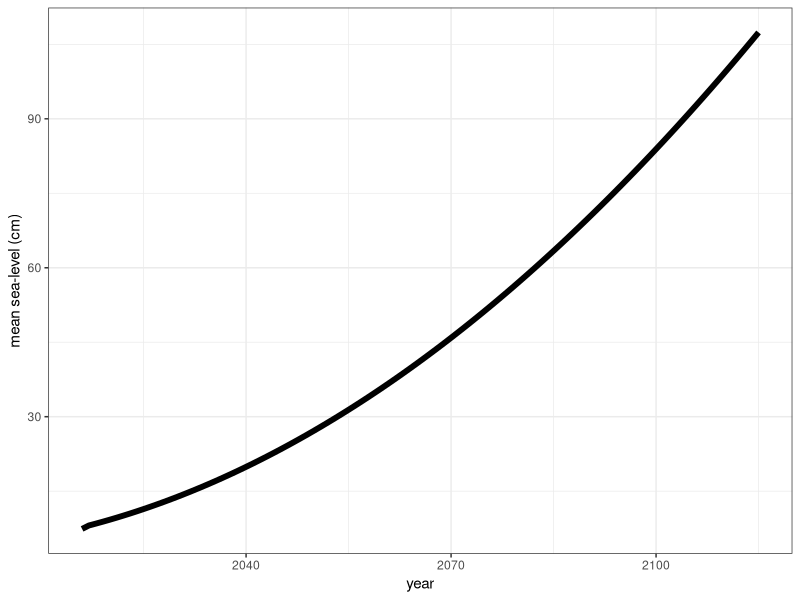
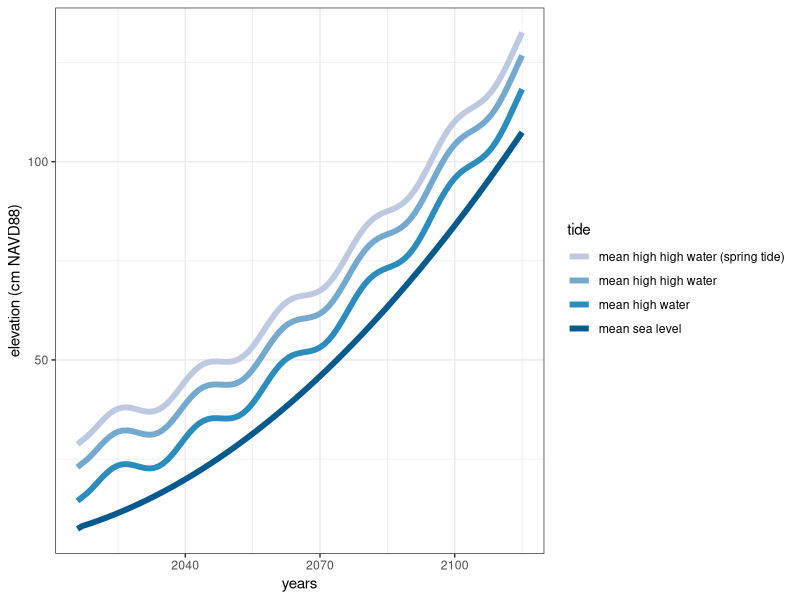
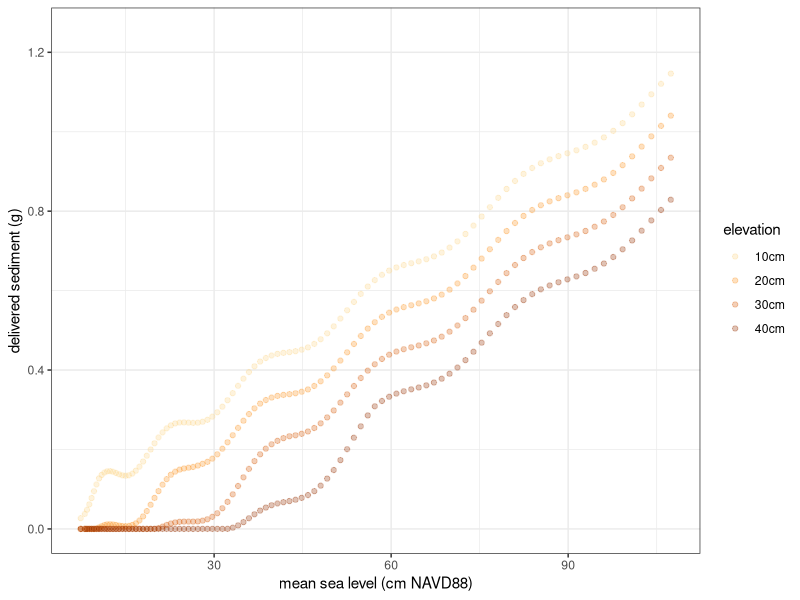
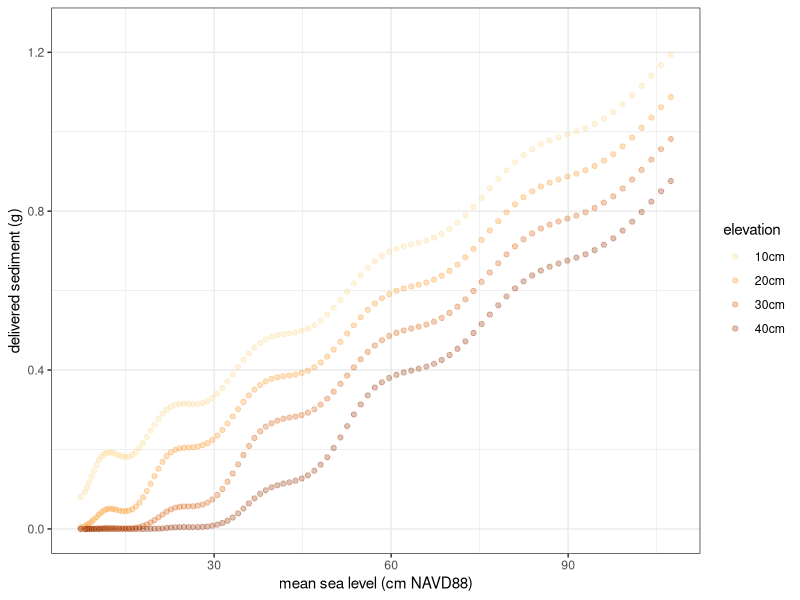
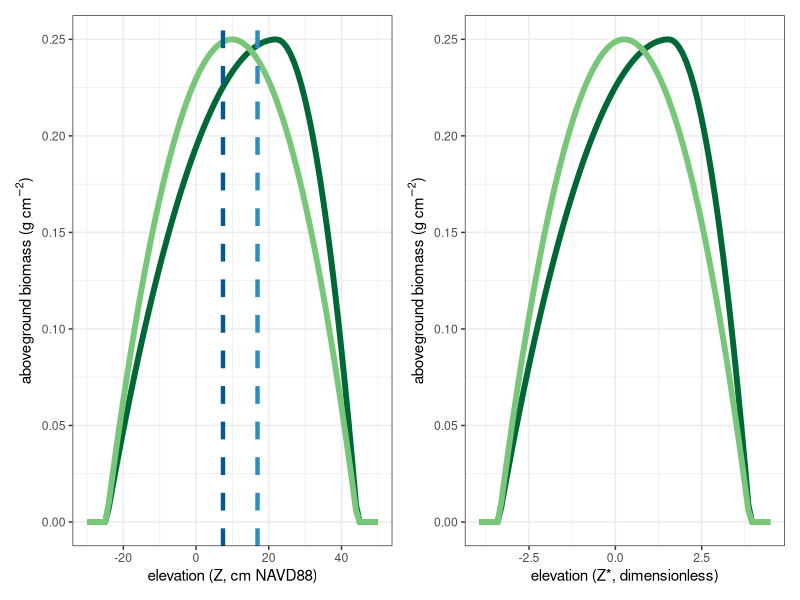
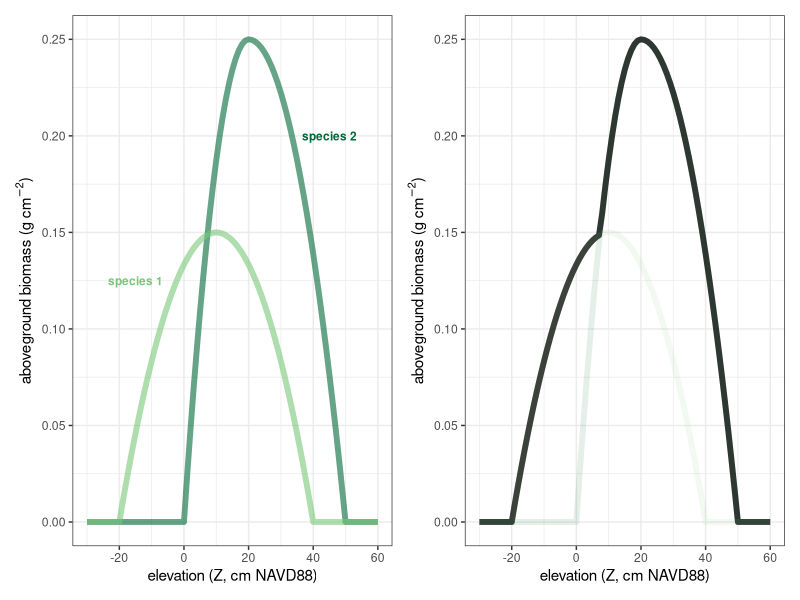

Write R code to recreate these figures, in order.
## ---- chunk 1
knitr::opts_chunk$set(echo = TRUE)
library(tidyverse); library(patchwork)
theme_set(theme_bw())
## ---- chunk 2
# Helpful links
# https://ulyngs.github.io/oxforddown/cites-and-refs.html
#
## ---- chunk 3
buildScenarioCurve <- function(startYear, endYear, meanSeaLevel, 
                               relSeaLevelRiseInit, relSeaLevelRiseTotal, 
                               suspendedSediment) {
  
  # Create a sequence of the years of the simulation
  years <- startYear:endYear
  # Calculate the total number of years of the simulation
  nYearsOfSim <- length(years) 
  
  # Create an empty dataframe to hold values of mean sea-level and suspended
  # sediment concentration
  scenario <- data.frame(index = 1:nYearsOfSim, years = years,
                         meanSeaLevel = rep(NA, nYearsOfSim),
                         suspendedSediment = rep(NA, nYearsOfSim))
  
  ## Build the mean sea level scenario
  # If the input only specifies an initial mean sea level at time = 0 ... 
  if (length(meanSeaLevel) == 1) {
    # ... create a sea-level rise scenario based on total sea-level rise and
    # initial relative sea-level rise rate 
    scenario$meanSeaLevel[1] <- meanSeaLevel
    B <- (relSeaLevelRiseTotal/nYearsOfSim-relSeaLevelRiseInit)/(nYearsOfSim-1)
    A <- relSeaLevelRiseInit - B
    # Calculate the mean sea-level for each year of the simulation given A and B
    scenario$meanSeaLevel[2:nYearsOfSim] <- scenario$meanSeaLevel[1] +
      A*scenario$index[2:nYearsOfSim] + B*scenario$index[2:nYearsOfSim]^2
    # If the user enters in a vector of meanSeaLevel that is equal to the number
    # of years in the simulation.
  } else if (length(meanSeaLevel) == length(years)) {
    scenario$meanSeaLevel <- meanSeaLevel
  } else {
    stop("RSLR input is incorrect. Either enter a value at for 
         the beginning and ending of the scenario, or a vector
         of RSLR one for each year of the scenario.")
  }
  
  # Add suspended sediment concentration as either a single value...
  if (length(suspendedSediment) == 1) {
    # If suspendedSediment is a single value.
    scenario$suspendedSediment <- rep(suspendedSediment, nYearsOfSim)
    # ... or as a vector
  } else if (length(suspendedSediment) == nYearsOfSim) {
    # If suspendedSediment is a vector in equal length to the number of years of
    # the simulation.
    scenario$suspendedSediment <- suspendedSediment
  } else {
    stop("SSC input is incorrect. Either enter a single average value,
         or a vector equal in length to the number of years in the scenario.")
  }
  return(scenario)
}

## ---- chunk 4
## Example mean sea-level scenario
scenarioCurve <- buildScenarioCurve(startYear = 2016, endYear = 2115, 
                                    meanSeaLevel = 7.4,
                                    relSeaLevelRiseInit = 0.34, 
                                    relSeaLevelRiseTotal = 100,
                                    suspendedSediment = 3e-05)

# Plot tidal scenario
scenarioCurve %>% 
  ggplot(aes(x = years, y = meanSeaLevel)) + 
  geom_line(size = 2) +
  ylab("mean sea-level (cm)") + xlab("year")
## ---- chunk 5
predictLunarNodalCycle <- function(year, floodElv, meanSeaLevelDatum,
                                   meanSeaLevel, lunarNodalAmp) {
  # Build meanHighWater lines based on meanSeaLevel, long-term tidal range and lunar nodal amplitude
  meanHighWater <- meanSeaLevel + (floodElv-meanSeaLevelDatum) + (lunarNodalAmp * (sin(2*pi*(year-1983)/18.61)))
  return(meanHighWater)
}

buildHighTideScenario<-function(scenarioCurve, 
                                meanSeaLevelDatum=scenarioCurve$meanSeaLevel[1], 
                                meanHighWaterDatum, meanHighHighWaterDatum, 
                                meanHighHighWaterSpringDatum, lunarNodalAmp) {
  
  # In scenarioCurve object create a meanHighWater and add it to the scenario
  scenarioCurve$meanHighWater<-
    predictLunarNodalCycle(year =scenarioCurve$years,
                           meanSeaLevel= scenarioCurve$meanSeaLevel, 
                           meanSeaLevelDatum = meanSeaLevelDatum,
                           floodElv=meanHighWaterDatum, 
                           lunarNodalAmp=lunarNodalAmp)
  
  # If meanHighHighWater and meanHighHighWaterSpring are arguments add them to
  # the scenario table too
  if (!missing(meanHighHighWaterDatum)& !missing(meanHighHighWaterSpringDatum)){
    scenarioCurve$meanHighHighWater <- 
      predictLunarNodalCycle(year = scenarioCurve$years,
                             meanSeaLevel=scenarioCurve$meanSeaLevel,
                             meanSeaLevelDatum = meanSeaLevelDatum,
                             floodElv=meanHighHighWaterDatum,
                             lunarNodalAmp=lunarNodalAmp)
    
    scenarioCurve$meanHighHighWaterSpring <- 
      predictLunarNodalCycle(year = scenarioCurve$years,
      meanSeaLevel= scenarioCurve$meanSeaLevel,
      meanSeaLevelDatum = meanSeaLevelDatum,
      floodElv=meanHighHighWaterSpringDatum, 
      lunarNodalAmp=lunarNodalAmp)
  }
  return(scenarioCurve)
}
## ---- chunk 6
scenarioCurve <- buildHighTideScenario(scenarioCurve, meanSeaLevelDatum = 7.4,
                                       meanHighWaterDatum = 16.9, 
                                       meanHighHighWaterDatum = 25.4,
                                       meanHighHighWaterSpringDatum = 31.2,
                                       lunarNodalAmp = 2.5)

scenarioCurve %>% 
  select(years,
         `mean sea level` = meanSeaLevel,
         `mean high water` = meanHighWater,
         `mean high high water` = meanHighHighWater,
         `mean high high water (spring tide)` = meanHighHighWaterSpring) %>% 
  gather(key = tide, value = level,
         `mean sea level`:`mean high high water (spring tide)`) %>%
  mutate(tide = factor(tide, levels = c("mean high high water (spring tide)",
                                        "mean high high water",
                                        "mean high water",
                                        "mean sea level"))) %>% 
  ggplot(aes(x = years, y = level, group = tide, color = tide)) +
  geom_line(size = 2) +
  ylab("elevation (cm NAVD88)") +
  scale_color_manual(values = c("#bdc9e1", "#74a9cf", "#2b8cbe", "#045a8d"))
## ---- chunk 7

# Then create a function to calculate flood time from datum if flood time is
# calculated linearly
floodTimeLinear <- function(z, datumHigh, datumLow, tidalCycleLength = 1) {
  floodFract <- ifelse(z >= datumHigh, 0, 
                       ifelse(z <= datumLow, 1, 
                              (datumHigh-z)/(datumHigh-datumLow)))
  floodTime <- floodFract * tidalCycleLength
  return(floodTime)
}

# Second function if flood time is calculated trigonometrically
floodTimeTrig <- function(z, datumHigh, datumLow, tidalCycleLength = 1) {
  
  # If elevation is above the tidal range indation time is 0
  datumHigh <- ifelse(z>=datumHigh, z, datumHigh)
  
  # If elevation is below inundation time is a full tidal cycle
  datumLow <- ifelse(z<=datumLow, z, datumLow)
  
  # Rising time over cell = 6.21 (A/pi - 1) where A = 2* pi - cos-1 [2 (height
  # of cell – meanLowWater) / (meanHighWater – meanLowWater) - 1] radians
  A1 <- 2 * pi - acos(2 * (z-datumLow) / (datumHigh-datumLow) - 1)
  risingTime <- tidalCycleLength/2 * (A1/pi - 1)
  
  # Falling time over cell = 6.21 (A/pi - 1) where A = 2* - cos-1 [2 (height of
  # cell – meanHighWater) / (meanLowWater – meanHighWater) - 1] radians
  A2 <- 2 * pi - acos(2 * (z-datumHigh) / (datumLow-datumHigh) - 1)
  fallingTime <- tidalCycleLength/2 * (A2/pi - 1)
  
  # If between inundation time = abs (time rising - 6.21) + time falling
  inundationTime <- abs(risingTime - tidalCycleLength/2) + fallingTime
  
  return(inundationTime)
}


deliverSediment <- function(z, suspendedSediment, nFloods = 705.79,
                            meanSeaLevel, meanHighWater, meanHighHighWater=NA, meanHighHighWaterSpring=NA,
                            meanLowWater=meanSeaLevel-meanHighWater, 
                            meanLowLowWater=meanSeaLevel-meanHighHighWater, 
                            meanLowLowWaterSpring=meanSeaLevel-meanHighHighWaterSpring,
                            captureRate,
                            floodTime.fn = floodTimeLinear) {


  # If all three tidal datums are present
  if (all(! is.na(c(meanHighWater, meanHighHighWater, meanHighHighWaterSpring)))) {
    # Create a data frame operation so we can use tidy functions to speed this up
    tidalCycles <- data.frame(datumHigh = c(meanHighWater, meanHighHighWater, meanHighHighWaterSpring), 
                              datumLow = c(meanLowWater, meanLowLowWater, meanLowLowWaterSpring),
                              nTides = c(0.5, 0.46497542, 0.03502458)) 
  } else if (all(! is.na(c(meanHighWater, meanHighHighWater)))) {
    # If only MHW and MHHW are present
    tidalCycles <- data.frame(datumHigh = c(meanHighWater, meanHighHighWater), 
                              datumLow = c(meanLowWater, meanLowLowWater),
                              nTides = c(0.5, 0.5)) 
  } else {
    # If only MHW is present
    tidalCycles <- data.frame(datumHigh = c(meanHighWater), 
                              datumLow = c(meanLowWater),
                              nTides = c(1)) 
  }
  
  # Convert fraction of tides to counts of tides based on input
  tidalCycles$nTides <- tidalCycles$nTides * nFloods
  
  tidalCycles <- tidalCycles %>%
    # Set tidal propoerties to 0 if surface is above tidal range in each case
    dplyr::mutate(nTides = ifelse(z>datumHigh, 0, nTides), # number of tides
                  tidalHeight = ifelse(z>datumHigh, 0, (datumHigh-z)*0.5), # Tidal height relative to surface
                  floodTime = floodTime.fn(z=z, # Call flood time function.
                              datumHigh=datumHigh, 
                              datumLow=datumLow),
                  # Calculate fraction of sediment captured
                  fractionCaptured = ifelse(floodTime < 1/captureRate, # if the sediment column IS NOT able to clear
                                             # available suspendedSediment is total possible caputre 
                                             captureRate*floodTime, 
                                             # if the sediment column IS able to clear
                                             1),
                  availableSediment = suspendedSediment * nTides * tidalHeight, # Calculate available sediment as a cumulative block of water
                  deliveredSediment = availableSediment * fractionCaptured) # Calculated delivered sediment
  
  # Sum delivered sediment accross tidal cycles
  totalDeliveredSediment <- sum(tidalCycles$deliveredSediment) 
  
  return(totalDeliveredSediment)
}
## ---- chunk 8
test_elevations <- c(10,20,30,40)

sediment_example <- matrix(NA, nrow = nrow(scenarioCurve), 
                            ncol = length(test_elevations))

for (i in 1:length(test_elevations)){
  for (j in 1:nrow(scenarioCurve)){
  sediment_example[j,i] <- 
  deliverSediment(z = test_elevations[i],
                  suspendedSediment = scenarioCurve$suspendedSediment[j],
                  meanSeaLevel = scenarioCurve$meanSeaLevel[j],
                  meanHighWater = scenarioCurve$meanHighWater[j],
                  meanHighHighWater = NA,
                  meanHighHighWaterSpring = NA,
                  captureRate = 2.8,
                  floodTime.fn = floodTimeLinear)
  }
}


sediment_example_tibble <- tibble(elevation = rep(paste(test_elevations, "cm", sep = ""),
                                                   each = nrow(sediment_example)),
                                   meanSeaLevel = rep(scenarioCurve$meanSeaLevel, 4),
                                   deliveredSediment = c(sediment_example[,1],
                                                         sediment_example[,2],
                                                         sediment_example[,3],
                                                         sediment_example[,4]))

sediment_example_tibble %>% 
  ggplot(aes(x = meanSeaLevel, y = deliveredSediment, color = elevation)) +
  geom_point(alpha = 0.3) +
  ylab("delivered sediment (g)") +
  xlab("mean sea level (cm NAVD88)") +
  ylim(0,1.25) +
  scale_color_manual(values = c("#fed98e", "#fe9929", "#d95f0e", "#993404"))
## ---- chunk 9
test_elevations <- c(10,20,30,40)

sediment_example2 <- matrix(NA, nrow = nrow(scenarioCurve), 
                            ncol = length(test_elevations))

for (i in 1:length(test_elevations)){
  for (j in 1:nrow(scenarioCurve)){
  sediment_example2[j,i] <- 
  deliverSediment(z = test_elevations[i],
                  suspendedSediment = scenarioCurve$suspendedSediment[j],
                  meanSeaLevel = scenarioCurve$meanSeaLevel[j],
                  meanHighWater = scenarioCurve$meanHighWater[j],
                  meanHighHighWater = scenarioCurve$meanHighHighWater[j],
                  meanHighHighWaterSpring = scenarioCurve$meanHighHighWaterSpring[j],
                  captureRate = 2.8,
                  floodTime.fn = floodTimeLinear)
  }
}

sediment_example2_tibble <- tibble(elevation = rep(paste(test_elevations, "cm", sep = ""),
                                                   each = nrow(sediment_example2)),
                                   meanSeaLevel = rep(scenarioCurve$meanSeaLevel, 4),
                                   deliveredSediment = c(sediment_example2[,1],
                                                         sediment_example2[,2],
                                                         sediment_example2[,3],
                                                         sediment_example2[,4]))

sediment_example2_tibble %>% 
  ggplot(aes(x = meanSeaLevel, y = deliveredSediment, color = elevation)) +
  geom_point(alpha = 0.3) +
  ylab("delivered sediment (g)") +
  xlab("mean sea level (cm NAVD88)") +
  ylim(0,1.25) +
  scale_color_manual(values = c("#fed98e", "#fe9929", "#d95f0e", "#993404"))
## ---- chunk 10
convertZToZstar <- function(z, meanHighWater, meanSeaLevel) { 
  (z-meanSeaLevel)/(meanHighWater-meanSeaLevel) 
}

predictBiomass <- function(z=0, bMax=2500, zVegMax=3, zVegMin=-1, zVegPeak=NA) {

  # Stop the function if there are invalid parameters
  if ( (bMax < 0) | # negative peak biomss
       # or elevations that don't make sense
       (zVegMax <= max(zVegMin, zVegPeak, na.rm=T)) |
       ((zVegMin >= min(zVegMax, zVegPeak, na.rm=T)))
       ) {
    stop("invalid biomass parameters")
  }
  
  # If there is no peak elevation for vegetation parabola is symmetric.
  if (is.na(zVegPeak)) { 
    
    # Elevation of the veg. peak is halfway between the min and max limits
    zVegPeak<-(zVegMax+zVegMin)/2
  
    # From bmax, min, and max elevation limits, solve for parameters of a parabola.
    a <- -((-zVegMin * bMax - zVegMax * bMax) /
             ((zVegMin - zVegPeak) * (-zVegMax + zVegPeak)))
    b <- -(bMax / ((zVegMin - zVegPeak) * (-zVegMax + zVegPeak)))
    c <- (zVegMin * zVegMax * bMax) /
      ((zVegMin - zVegPeak) * (zVegMax - zVegPeak))
    
    # Apply parabolic function to elevation to calulate above ground biomass.
    agb <- a*z + b*z^2 + c
  
  # If elevation of peak biomass is specified the curve can be more flexible ...
  } else {
    # ... but we need to split it into two curves.
    
    # For the curve applied on the 'upper end' create a new minimum elevation
    # mirroring  upper elevation limit accross the peak biomass elevation.
    zVegMin_up <- zVegPeak-((zVegMax-zVegPeak)) 
    
    # For the curve applied at the 'lower end', same. Create new maximum
    # elevation tolerance mirroring, lower elevation limit accros the peak
    # biomass elevation.
    zVegMax_low <-zVegPeak+((zVegPeak-zVegMin))
    
    # Solve for the parameters of the upper curve.
    a_up <- -((-zVegMin_up * bMax - zVegMax * bMax) / 
                ((zVegMin_up - zVegPeak) * (-zVegMax + zVegPeak)))
    b_up <- -(bMax / ((zVegMin_up - zVegPeak) * (-zVegMax + zVegPeak)))
    c_up <- (zVegMin_up * zVegMax * bMax) / 
      ((zVegMin_up - zVegPeak) * (zVegMax - zVegPeak))
    
    # Solve for the parametrs of the lower curve.
    a_low <- -((-zVegMin * bMax - zVegMax_low * bMax) / 
                 ((zVegMin - zVegPeak) * (-zVegMax_low + zVegPeak)))
    b_low <- -(bMax / ((zVegMin - zVegPeak) * (-zVegMax_low + zVegPeak)))
    c_low <- (zVegMin * zVegMax_low * bMax) / 
      ((zVegMin - zVegPeak) * (zVegMax_low - zVegPeak))
    
    # If elevation is above the specified peak biomass elevation, apply the
    # upper curve, if it's under apply the lower curve
    agb <- ifelse(z>zVegPeak, a_up*z + b_up*z^2 +
                    c_up, a_low*z + b_low*z^2 + c_low)
    
  }
  
  # Recast any negative values as 0, since biomass can't be negative.
  agb <- ifelse(agb>0,agb,0) 
  return(agb) # Return biomass as a function of elevation.
  
}
## ---- chunk 11
zVegMin <- -24.7
zVegMax <- 44.4
zVegPeak <- 22.1

zVegMin_Zstar <- convertZToZstar(zVegMin, meanHighWater = 16.9, meanSeaLevel = 7.4)
zVegMax_Zstar <- convertZToZstar(zVegMax, meanHighWater = 16.9, meanSeaLevel = 7.4)
zVegPeak_Zstar <- convertZToZstar(zVegPeak, meanHighWater = 16.9, meanSeaLevel = 7.4)

surfaceElev_Zstar <- convertZToZstar(z = 20, meanHighWater = 16.9, meanSeaLevel = 7.4)

Zstars_pred <- apply(matrix(-30:50), MARGIN = 2,FUN = convertZToZstar, meanHighWater = 16.9, meanSeaLevel = 7.4)

# Predict with asymmetrical parabola
biomass_asym <- predictBiomass(z = Zstars_pred, bMax = 0.25,
               zVegMin = zVegMin_Zstar,
               zVegMax = zVegMax_Zstar,
               zVegPeak = zVegPeak_Zstar)

# Predict with symmetrical parabola
biomass_sym <- predictBiomass(z = Zstars_pred, bMax = 0.25,
               zVegMin = zVegMin_Zstar,
               zVegMax = zVegMax_Zstar,
               zVegPeak = NA)

# Create tibble and make a plot
biomass_pred_plot <- tibble(z_pred = -30:50,
                            zstar_pred = Zstars_pred,
                            biomass_asym = biomass_asym,
                            biomass_sym = biomass_sym)


a <- biomass_pred_plot %>% 
  gather(key = sym, value = biomass, biomass_asym:biomass_sym) %>% 
  ggplot(aes(x = z_pred, y = biomass, group = sym, color = sym)) +
  geom_line(size = 2) +
   xlab("elevation (Z, cm NAVD88)") +
  ylab(expression(paste("aboveground biomass (g ", cm^-2, ")"))) +
  theme(legend.position = "none") +
  geom_vline(aes(xintercept = 16.9), linetype = "dashed", color = "#2b8cbe", size = 1.5)+
  geom_vline(aes(xintercept = 7.4), linetype = "dashed", color = "#045a8d", size = 1.5) +
  scale_color_manual(values = c("#006837", "#78c679"))

b <- biomass_pred_plot %>% 
  gather(key = sym, value = biomass, biomass_asym:biomass_sym) %>% 
  ggplot(aes(x = zstar_pred, y = biomass, group = sym, color = sym)) +
  geom_line(size = 2) +
  xlab("elevation (Z*, dimensionless)") +
  ylab(expression(paste("aboveground biomass (g ", cm^-2, ")"))) +
  theme(legend.position = "none")+
  scale_color_manual(values = c("#006837", "#78c679"))

a+b

## ---- chunk 12
runMultiSpeciesBiomass <- function(z, bMax, zVegMax, zVegMin, zVegPeak=NA,
                                   rootToShoot, rootTurnover, abovegroundTurnover=NA, rootDepthMax, 
                                   speciesCode=NA, competition.fn=NA) {
   # If a custom competition function is not specified ...
   if (is.na(competition.fn)) {
     # Generic competition function filters the inputed bio_table maximum aboveground biomass
     competition.fn <- function(bio_table) {
       return(dplyr::filter(bio_table, aboveground_biomass == max(bio_table$aboveground_biomass)))
     }
   }
    
   # make a list of all the biological inputs
   bio_inputs <- list(bMax, zVegMax, zVegMin, zVegPeak, rootToShoot, 
                     rootTurnover, abovegroundTurnover, rootDepthMax, speciesCode)
   
   # Get the length of each input
   input_lengths <- sapply(bio_inputs, length)
   
   # All the lengths either need to be 1 or equal to the number of species that are inputted
   if (all(input_lengths == 1 | input_lengths==max(input_lengths))) {
     # If species codes are not specified ... 
     if (all(is.na(speciesCode)) | length(speciesCode)==max(input_lengths)) {
       if (any(is.na(speciesCode))) {
         # ... then assign them 1,2,3,etc.
         speciesCode <- as.character(1:max(input_lengths))
       }
       # Create a table with all the biological inputs
       bio_table <- data.frame(speciesCode=speciesCode, 
                               stringsAsFactors = F) %>%
         # Using mutate will add vectors for all mutliple values and repeat single values
         # so all the columns will be the same length.
         dplyr::mutate(bMax = bMax,
                       zVegMax=zVegMax,
                       zVegPeak=zVegPeak,
                       zVegMin=zVegMin,
                       rootToShoot=rootToShoot, 
                       rootTurnover=rootTurnover,
                       abovegroundTurnover=abovegroundTurnover,
                       rootDepthMax=rootDepthMax)
     } else {
       stop("Species codes either need to be blank, or have the same number as biomass inputs.")
     }
   } else {
     stop("The number of biomass inputs either need to be the same length for multiple species or singular.")
   }
   
   # Run the parabolic biomass function on the table
   bio_table$aboveground_biomass <- mapply(predictBiomass, z=z, 
                                          bMax=bio_table$bMax,
                                          zVegMax = bio_table$zVegMax, 
                                          zVegMin = bio_table$zVegMin, 
                                          zVegPeak = bio_table$zVegPeak)
   
   bio_table$belowground_biomass <- bio_table$aboveground_biomass * bio_table$rootToShoot
   
   # If all aboveground biomass values are 0 ...
   if (all(bio_table$aboveground_biomass == 0)) {
     # ... then make all bio params 0 and changes species name to unvegetated.
     bio_table[,6:9] <- 0
     bio_table[,1] <- "unvegetated"
     bio_table <- bio_table[1,]
     bio_table
   }
   
   # If the returned dataframe is more than one row long ...
   if (nrow(bio_table)>1) {
     
     # ... then run the competition function.
     bio_table <- competition.fn(bio_table)
  
     }
     
   # If more than one agb have exactly the same value ... 
   if (nrow(bio_table)>1) {
     # ... then simplify the table to being one row.
     bio_table <- bio_table %>% 
       dplyr::group_by() %>% 
       # Group the species name into a single string ...
       dplyr::summarise(speciesCode = paste(bio_table$speciesCode, collapse="; "), 
                        # ... and average all the parameters.
                        rootToShoot=mean(rootToShoot), 
                        rootTurnover=mean(rootTurnover),
                        rootDepthMax=mean(rootDepthMax),
                        aboveground_biomass=first(aboveground_biomass)) %>% 
       dplyr::ungroup()
   }
   
   bio_table <- bio_table[, ! names(bio_table) %in% c("bMax","zVegMax","zVegPeak","zVegMin")]

   # Return the data frame.
   return(bio_table)
}
## ---- chunk 13
pred_elev <- -30:60
out <- NULL
out_species1 <- NULL
out_species2 <- NULL

bio_table <- tibble(bMax = c(0.25, 0.15),
                    zVegMax = c(50,40),
                    zVegMin = c(0,-20),
                    zVegPeak = c(20,10),
                    rootToShoot = c(2,3),
                    rootTurnover = c(0.5,0.5),
                    abovegroundTurnover = c(NA, NA),
                    rootDepthMax = c(30,30),
                    speciesCode = c("species1", "species2"))

for (i in 1:length(pred_elev)){
  out[i] <- runMultiSpeciesBiomass(pred_elev[i],
                                   bMax = bio_table$bMax,
                                   zVegMax = bio_table$zVegMax,
                                   zVegMin = bio_table$zVegMin,
                                   zVegPeak = bio_table$zVegPeak,
                                   rootToShoot = bio_table$rootToShoot,
                                   rootTurnover = bio_table$rootTurnover,
                                   abovegroundTurnover=bio_table$abovegroundTurnover,
                                   rootDepthMax = bio_table$rootDepthMax, 
                                   speciesCode=bio_table$speciesCode,
                                   competition.fn=NA)[6] 
  
  out_species1[i] <- runMultiSpeciesBiomass(pred_elev[i],
                                   bMax = bio_table$bMax[1],
                                   zVegMax = bio_table$zVegMax[1],
                                   zVegMin = bio_table$zVegMin[1],
                                   zVegPeak = bio_table$zVegPeak[1],
                                   rootToShoot = bio_table$rootToShoot[1],
                                   rootTurnover = bio_table$rootTurnover[1],
                                   abovegroundTurnover=bio_table$abovegroundTurnover[1],
                                   rootDepthMax = bio_table$rootDepthMax[1], 
                                   speciesCode=bio_table$speciesCode[1],
                                   competition.fn=NA)[6] 
  
  out_species2[i] <- runMultiSpeciesBiomass(pred_elev[i],
                                   bMax = bio_table$bMax[2],
                                   zVegMax = bio_table$zVegMax[2],
                                   zVegMin = bio_table$zVegMin[2],
                                   zVegPeak = bio_table$zVegPeak[2],
                                   rootToShoot = bio_table$rootToShoot[2],
                                   rootTurnover = bio_table$rootTurnover[2],
                                   abovegroundTurnover=bio_table$abovegroundTurnover[2],
                                   rootDepthMax = bio_table$rootDepthMax[2], 
                                   speciesCode=bio_table$speciesCode[2],
                                   competition.fn=NA)[6] 

}

tibble(species = rep(c("mix", "species1", "species2"), each = 91),
       agb = c(as.numeric(out),
               as.numeric(out_species1),
               as.numeric(out_species2)),
       elevation = rep(pred_elev, 3)) -> multispecies_toplot

a <- multispecies_toplot %>% 
  ggplot(aes(x = elevation, y = agb, group = species, color = species)) +
  geom_line(size = 2, aes(alpha = species)) +
  annotate("text", x = c(-15, 45), y=c(0.125,0.2), label = c("species 1", "species 2"),
           color = c("#78c679","#006837"),size = 3, fontface = 2) +
  scale_color_manual(values = c("black","#006837", "#78c679")) +
  scale_alpha_manual(values = c(0.0, 0.6, 0.6)) +
  theme(legend.position = "none") +
  xlab("elevation (Z, cm NAVD88)") +
  ylab(expression(paste("aboveground biomass (g ", cm^-2, ")")))
  
b <- multispecies_toplot %>% 
  ggplot(aes(x = elevation, y = agb, group = species, color = species)) +
  geom_line(size = 2, aes(alpha = species)) +
  scale_color_manual(values = c("black","#006837", "#78c679")) +
  scale_alpha_manual(values = c(0.8, 0.1, 0.1)) +
  theme(legend.position = "none") +
  xlab("elevation (Z, cm NAVD88)") +
  ylab(expression(paste("aboveground biomass (g ", cm^-2, ")")))

a+b

## ---- chunk 14
options(width = 60)
addCohort<-function(massPools,
                    rootTurnover, rootOmFrac, omDecayRate, #decay paraemters
                    packing, #packing densities
                    mineralInput = NA,
                    mineralInput.fn = sedimentInputs, 
                      massLiveRoots.fn = massLiveRoots,
                      calculateDepthOfNonRootVolume.fn=calculateDepthOfNonRootVolume,
                      timeStep=1, ...){
  
  #Sanity check the inputs
  if(!all(c('age', 'fast_OM', 'slow_OM', 'mineral', 'layer_top', 'layer_bottom',
            'root_mass') %in% 
          names(massPools))){
    stop('Badly named massPools')
  }
  
  if(!all(c('organic', 'mineral') %in% names(packing))){
    stop('Can not find expected packing densities.')
  }
  
  if(!all(c('fast', 'slow') %in% names(rootOmFrac))){
    stop('Can not find expected root fraction splits.')
  }
  
  if(!all(c('fast', 'slow') %in% names(omDecayRate))){
    stop('Can not find expected organic matter decay rates.')
  }
  
  #copy over to an answer data frame
  ans <- massPools
  
  ans$age <- ans$age + timeStep #age the cohorts
  
  # Convert decay rates to decay coefficients (k) in case in the future we want
  ## to model decay at sub-annual time steps
  ## C_t = C0 * exp(kt)
  k_fast<-log(1-omDecayRate$fast)
  k_slow<-log(1-omDecayRate$slow)

  # track respiration
  
  ## total respired belowground OM = ((cumulative fast OM from previous time
  ## steps + fast OM from this time step) * fraction lost to decay) +
  ## ((sumulative slow pool OM from previous time steps + slow pool from this
  ## time step) * fraction lost to decay)
  
  ## Fraction slow pool lost to decay will be 0 the way the inputs to this
  ## function are set but this formulation sets us up to integrate slow pool
  ## organic matter decay in a future iteration.
  ans$respired_OM <- ((ans$fast_OM +
    (ans$root_mass * rootOmFrac$fast * rootTurnover * timeStep)) * 
    (1-exp(k_fast*timeStep))) +
    ((ans$slow_OM + 
       ans$root_mass * rootOmFrac$slow * rootTurnover * timeStep) *
    (1-exp(k_slow*timeStep)))
  
  #add and decay the organic matter # New fast pool OM = (cumulative fast OM
  #from previous time steps + new fast OM) * fraction remaining after decay
  ans$fast_OM <- (ans$fast_OM +
                  (ans$root_mass * rootOmFrac$fast * rootTurnover * timeStep)) * 
    exp(k_fast*timeStep)
  
  #New slow pool OM = (cumulative slow OM from previous time steps + new slow
  #OM) * fraction remaining after decay # Fraction remaining after decay will be
  #1 unless we add flexibiltiy in inputs upstream of this function in a future
  #version
  ans$slow_OM <- (ans$slow_OM + 
             ans$root_mass * rootOmFrac$slow * rootTurnover * timeStep) *
    exp(k_slow*timeStep)
             
  # Check to see if mineral input is a static value or a function
  if (is.na(mineralInput)) {
    mineralInput <- mineralInput.fn(...)
  }
  
  #if we are laying down a new cohort
  if(mineralInput > 0){
    if(!any(is.na(ans$age))){ #if there aren't any empty cohort slots
      bufferAns <- ans
      bufferAns[TRUE] <- NA
      ans <- rbind(bufferAns, ans) #double the number of slots
    }
    
    #Take the last empty cohort slot
    
    ##Note that by buffering the profile with empty cohort slots we do not need
    ##to copy over the ...entire data frame when adding a single cohort. This
    ##increases runtime when this function is ...embedided in interative runs.
    newCohortIndex <- max(which(is.na(ans$age)))
    
    #initalize the age and organic carbon pools to 0
    ans$age[newCohortIndex] <- 0
    ans$fast_OM[newCohortIndex] <- 0
    ans$slow_OM[newCohortIndex] <- 0

    ans$respired_OM[newCohortIndex] <- 0
    
    #lay down the new mineral inputs
    ans$mineral[newCohortIndex] <- mineralInput * timeStep
    
  }
  
  #calculate the volume of each cohort
  temp_Vol <- (ans$fast_OM + ans$slow_OM)/packing$organic +
    ans$mineral/packing$mineral
  #replace NA with 0 so we can calculate cumulative volume
  temp_Vol[is.na(temp_Vol)] <- 0 
  ans$cumCohortVol <- cumsum(temp_Vol)
  
  #calculate depth profile
  ans$layer_bottom <- calculateDepthOfNonRootVolume.fn(nonRootVolume =
                                                         ans$cumCohortVol,
                          massLiveRoots.fn=massLiveRoots.fn,
                          soilLength=1, soilWidth=1,
                          relTol = 1e-6,
                                              ...)
  ans$layer_top <- c(0, ans$layer_bottom[-length(ans$layer_bottom)])
  
  #recalculate the root mass
  ans$root_mass <- massLiveRoots.fn(layerBottom = ans$layer_bottom,
                                    layerTop = ans$layer_top, ...)
  
  return(ans)
}
